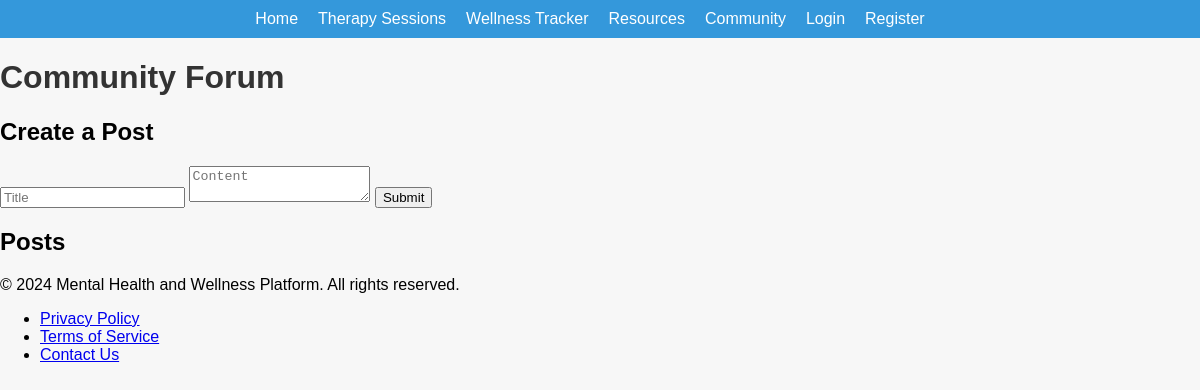
Page /community/forum/ on the earlier database version.
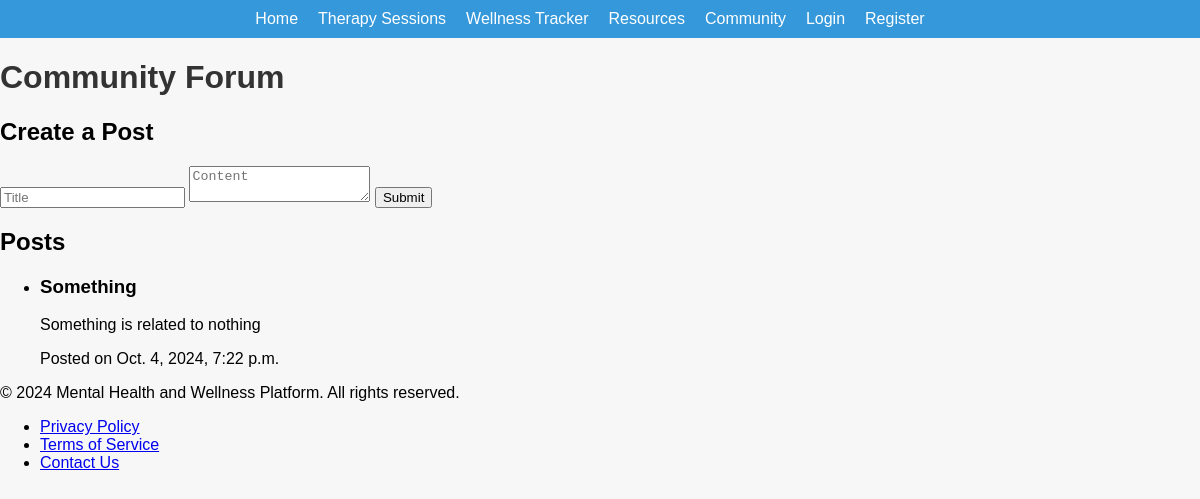
Same page on the later database version.
### community/models.py (models this page shows, shortened)
class Post(models.Model):
    title = models.CharField(max_length=200)
    content = models.TextField()
    created_at = models.DateTimeField(auto_now_add=True)
    updated_at = models.DateTimeField(auto_now=True)

### community/views.py (the view)
# urls.py: path('forum/', forum, name='forum'),
def forum(request):
    posts = Post.objects.all()
    return render(request, 'community/forum.html', {'posts': posts})

### community/templates/community/forum.html (shortened to what this page needs)
{% extends 'base.html' %}
{% block content %}
<h1>Community Forum</h1>
<h2>Create a Post</h2>
<form method="POST" action="{% url 'create_post' %}">
    <input type="text" name="title" placeholder="Title" required>
    <textarea name="content" placeholder="Content" required></textarea>
    <button type="submit">Submit</button>
</form>
<h2>Posts</h2>
<ul>
    {% for post in posts %}
        <li>
            <h3>{{ post.title }}</h3>
            <p>{{ post.content }}</p>
            <p>Posted on {{ post.created_at }}</p>
        </li>
    {% endfor %}
</ul>
{% endblock %}

Differences in the rows shown:
added Post: title "Something", content "Something is related to nothing", created_at "Oct. 4, 2024, 7:22 p.m."
